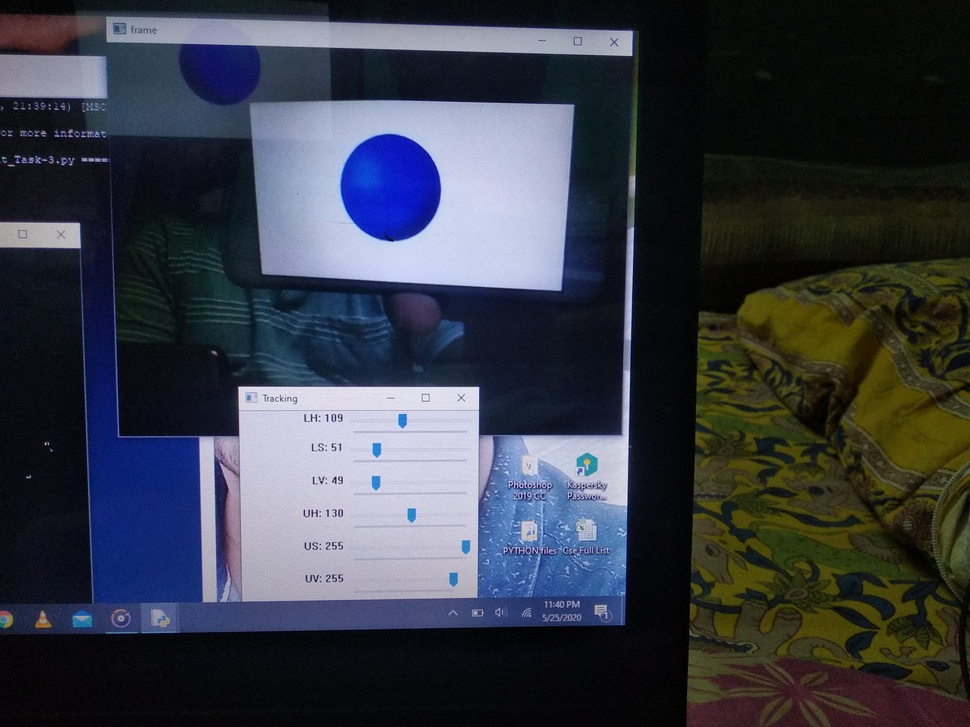
#> input picture IP-3/Ankit_obj1_ss1.jpg, 970 x 727 px, shrunk from 4000 x 3000 before the run, given in place of the camera
$ python 'Binary Image.py'
#> lines starting #> are read from the running program, lines starting #| are printed output that depends on the picture; after the words box and inside, x2 and y2 are one past the last pixel; in counts of white or black regions, pixels touching at a corner belong together
import cv2
import numpy as np
def nothing(x):
    pass
cap=cv2.VideoCapture(0)
cv2.namedWindow("Tracking")
cv2.createTrackbar("LH","Tracking",0,255,nothing)
#> slider 'LH' is set to 51
cv2.createTrackbar("LS","Tracking",0,255,nothing)
#> slider 'LS' is set to 51
cv2.createTrackbar("LV","Tracking",0,255,nothing)
#> slider 'LV' is set to 51
cv2.createTrackbar("UH","Tracking",255,255,nothing)
cv2.createTrackbar("US","Tracking",255,255,nothing)
cv2.createTrackbar("UV","Tracking",255,255,nothing)

while True:
    ret,frame=cap.read()
#> frame is the input picture: shape (727, 970, 3); mean B, G, R 70, 59.9, 55.7
    hsv = cv2.cvtColor(frame,cv2.COLOR_BGR2HSV)
#> hsv: shape (727, 970, 3); mean H, S, V 92.6, 116.2, 77
    lh=cv2.getTrackbarPos("LH","Tracking")
    ls=cv2.getTrackbarPos("LS","Tracking")
    lv=cv2.getTrackbarPos("LV","Tracking")
    uh=cv2.getTrackbarPos("UH","Tracking")
    us=cv2.getTrackbarPos("US","Tracking")
    uv=cv2.getTrackbarPos("UV","Tracking")
    LB=np.array([lh,ls,lv])
    UB=np.array([uh,us,uv])
    mask=cv2.inRange(hsv,LB,UB)
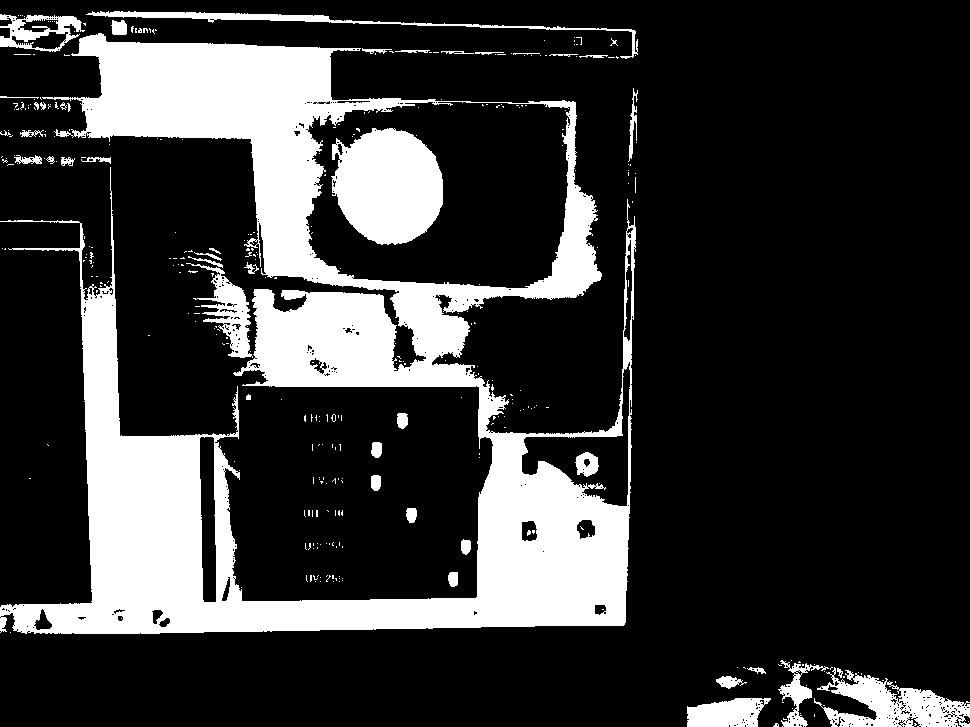
#> mask: shape (727, 970); 21.5% white; 352 white regions (309 under 20 px), largest, box (x1, y1, x2, y2) and area: (0, 33, 636, 634) 123784, (331, 128, 443, 245) 10011, (814, 667, 970, 727) 4462
    res=cv2.bitwise_and(frame,frame,mask=mask)
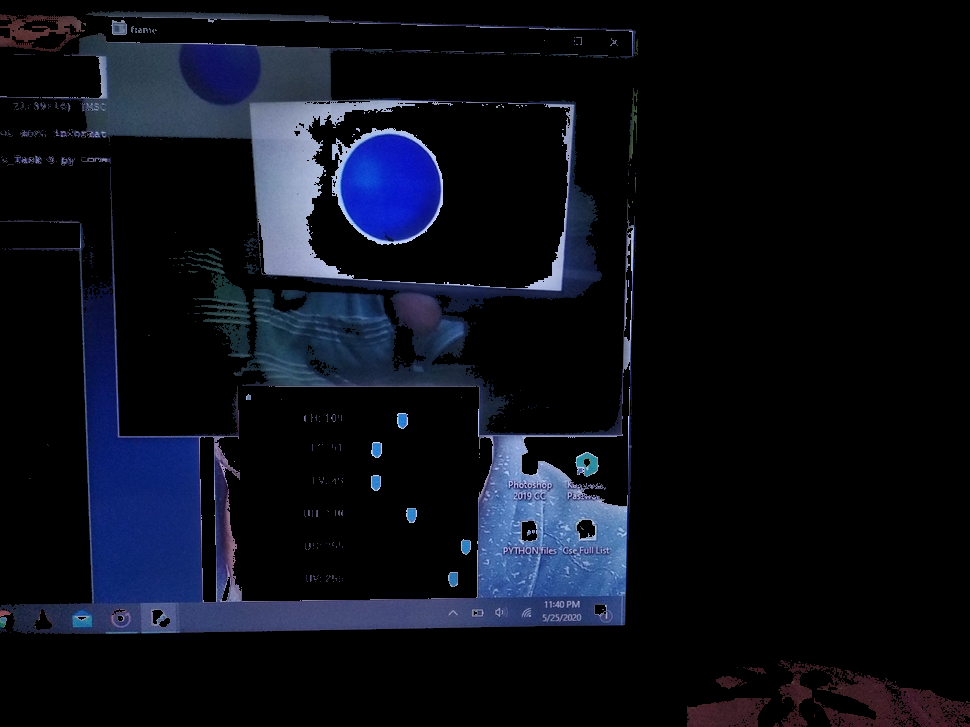
#> res: shape (727, 970, 3); mean B, G, R 24.8, 14.8, 11.8
    cv2.imshow("frame",frame)
    cv2.imshow("mask",mask)
    cv2.imshow("res",res)
    if cv2.waitKey(1)==27:
#> (key Esc is pressed here)
        break
cap.release()
cv2.destroyAllWindows()

$ run again, on IP-3/Ankit_obj1_ss2.jpg
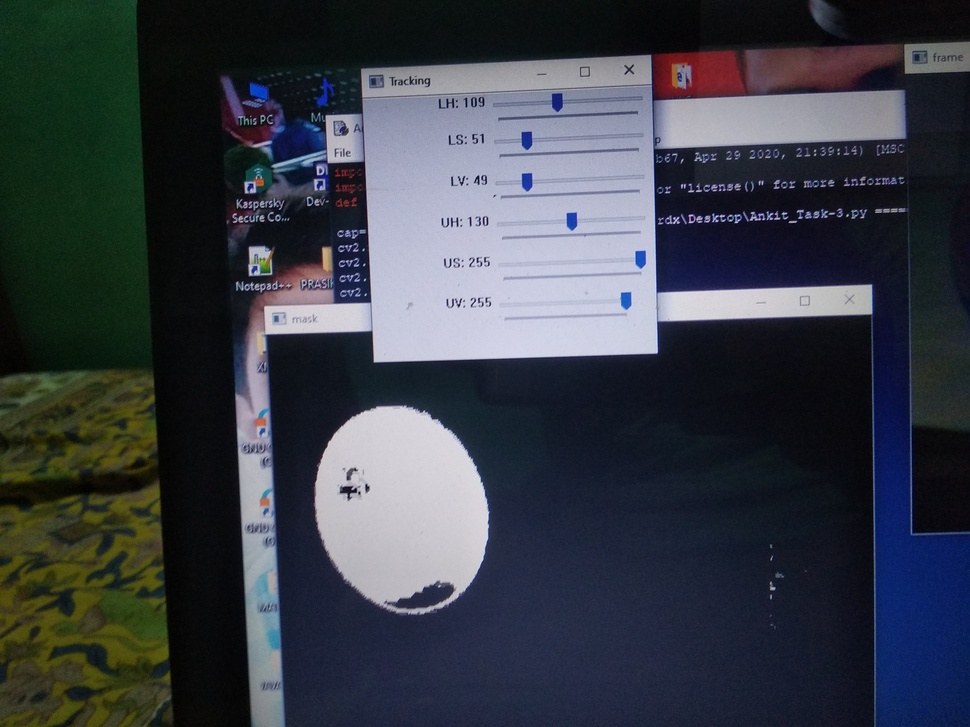
#> input picture IP-3/Ankit_obj1_ss2.jpg, 970 x 727 px, shrunk from 4000 x 3000 before the run, given in place of the camera
#> frame is the input picture: shape (727, 970, 3); mean B, G, R 70.5, 61.9, 57.2
#> hsv: shape (727, 970, 3); mean H, S, V 101.3, 101.3, 75.7
#> `mask=cv2.inRange(hsv,LB,UB)`:
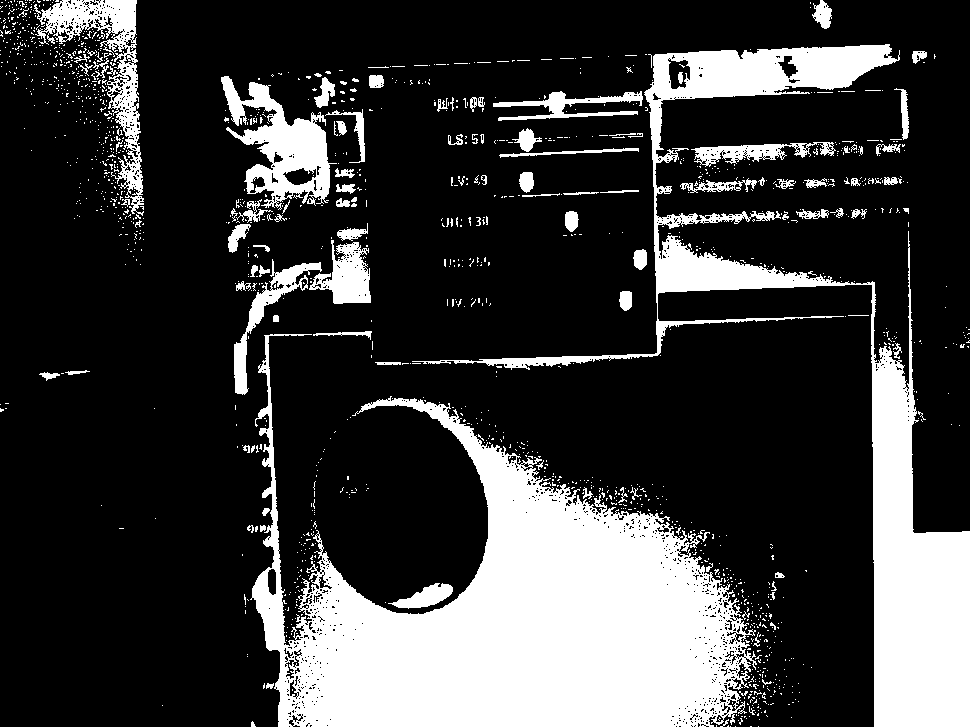
#> mask: shape (727, 970); 22.9% white; 1501 white regions (1390 under 20 px), largest, box (x1, y1, x2, y2) and area: (250, 334, 757, 727) 84477, (412, 44, 970, 727) 44081, (221, 76, 337, 210) 6443
#> `res=cv2.bitwise_and(frame,frame,mask=mask)`:
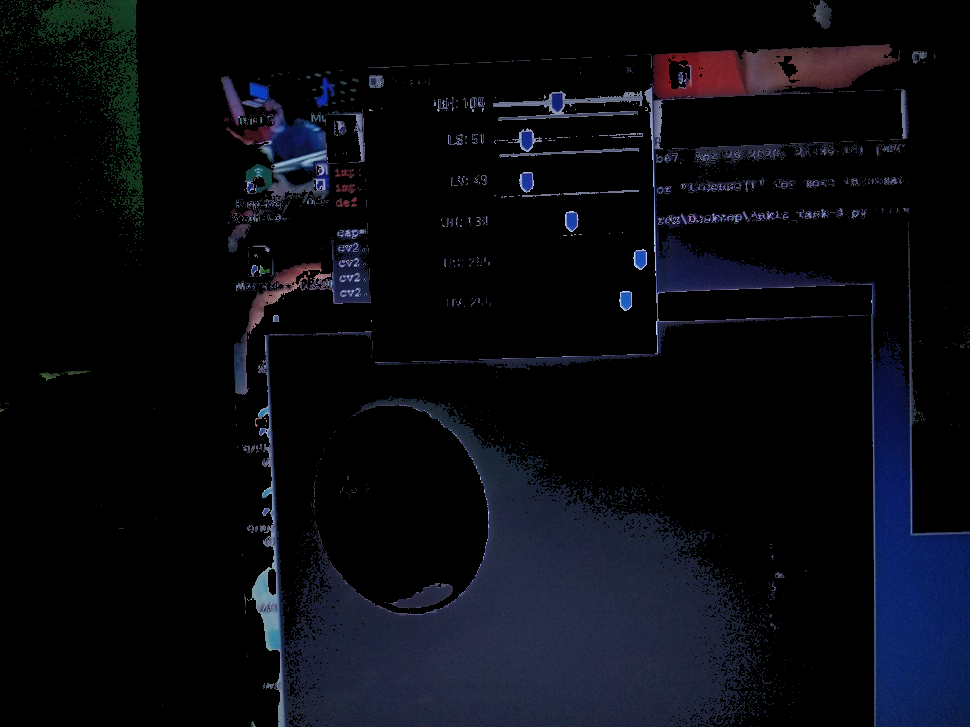
#> res: shape (727, 970, 3); mean B, G, R 16.7, 10.4, 8.9
